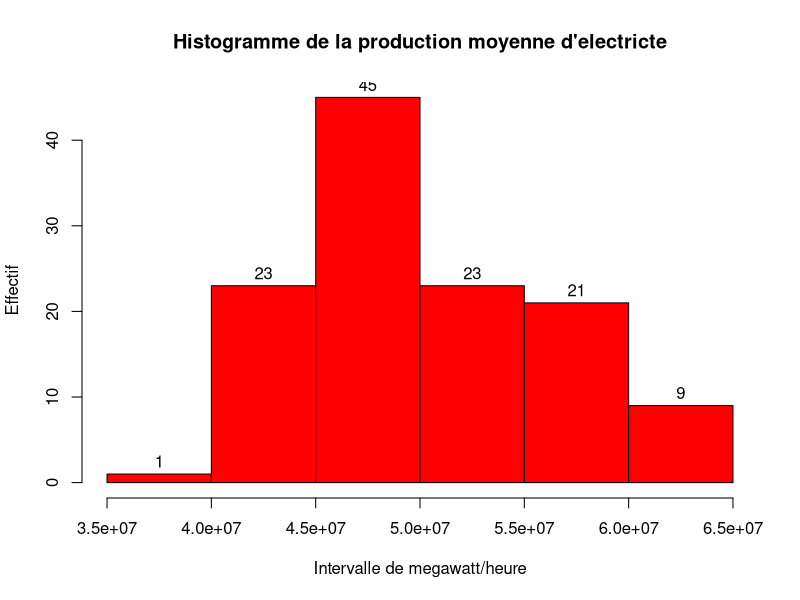
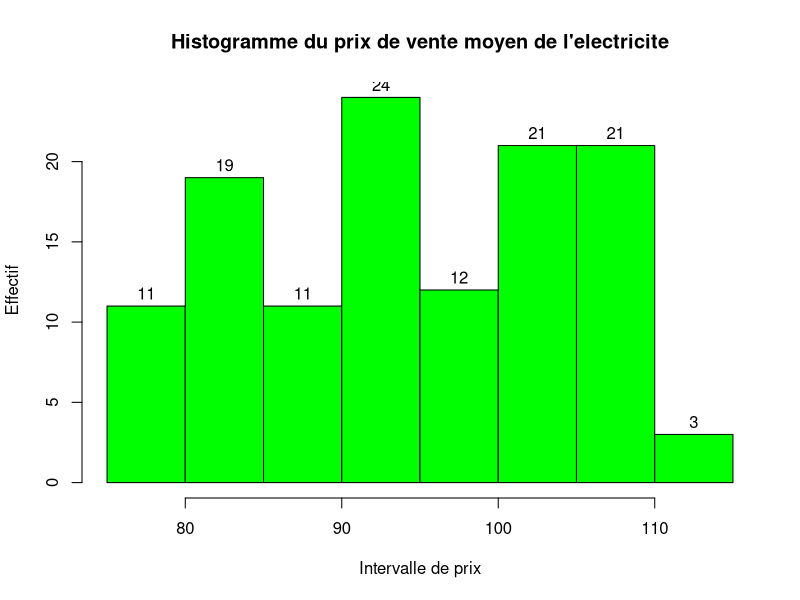
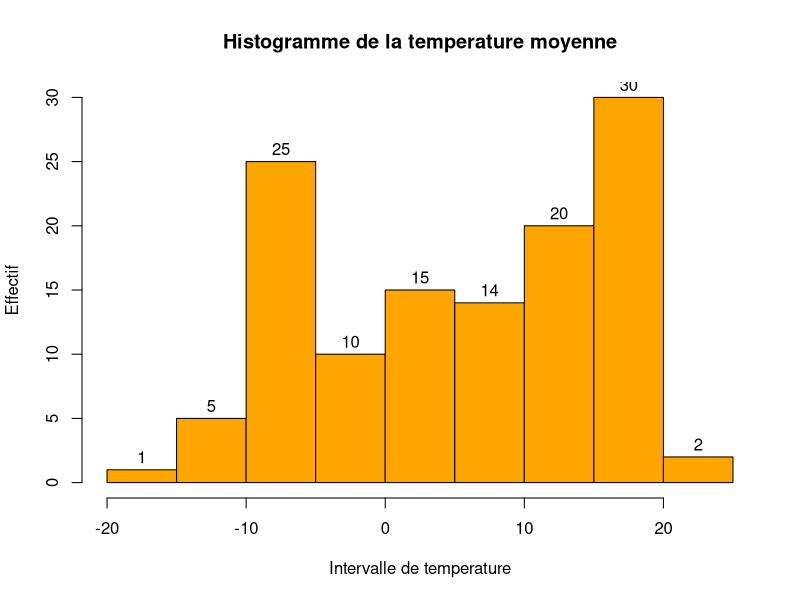
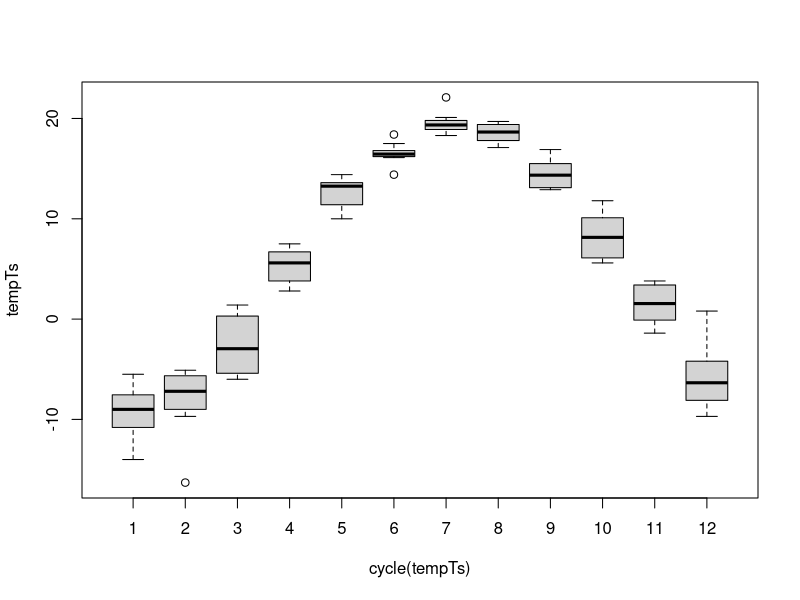
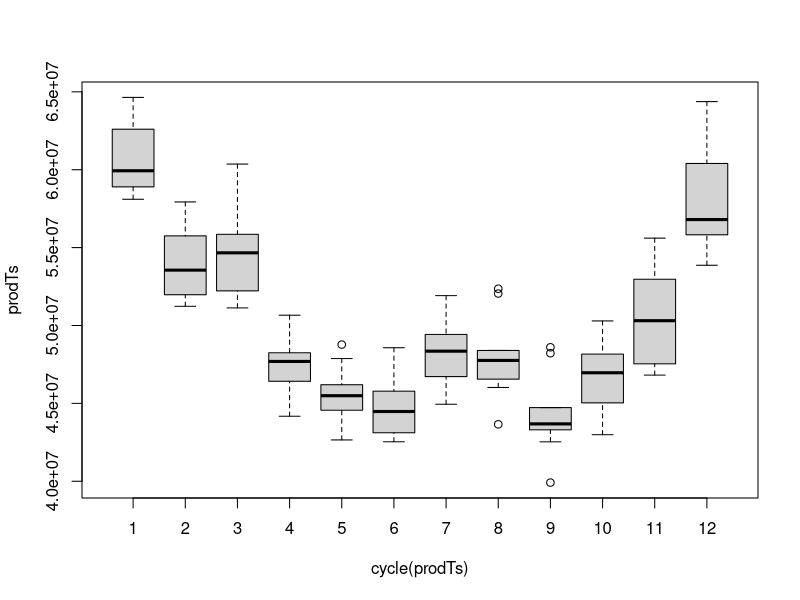
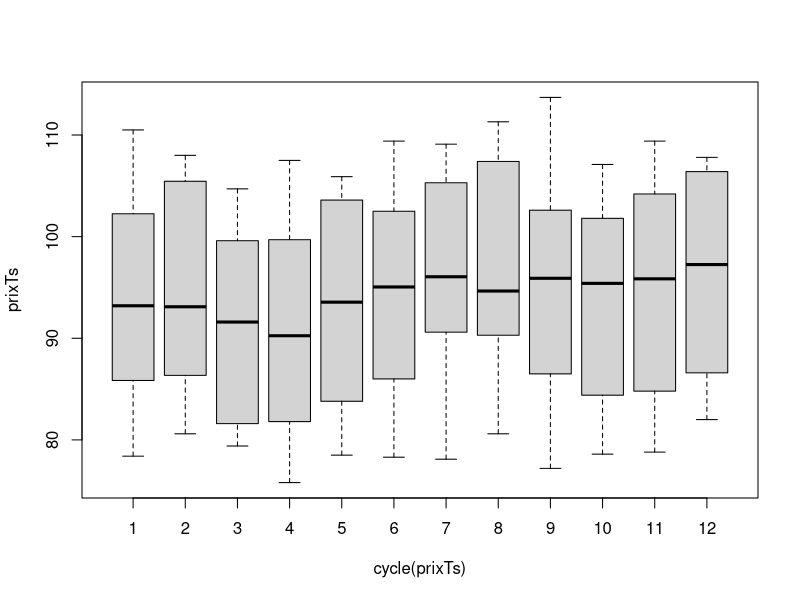
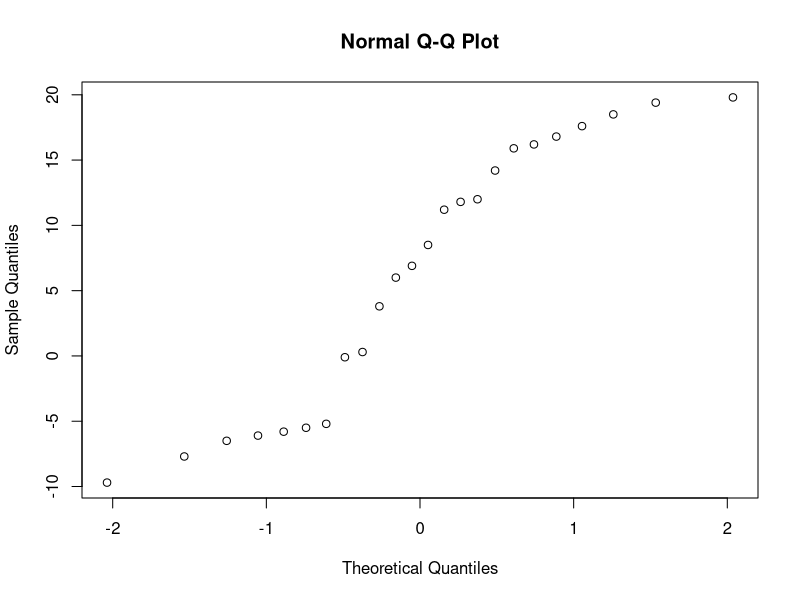
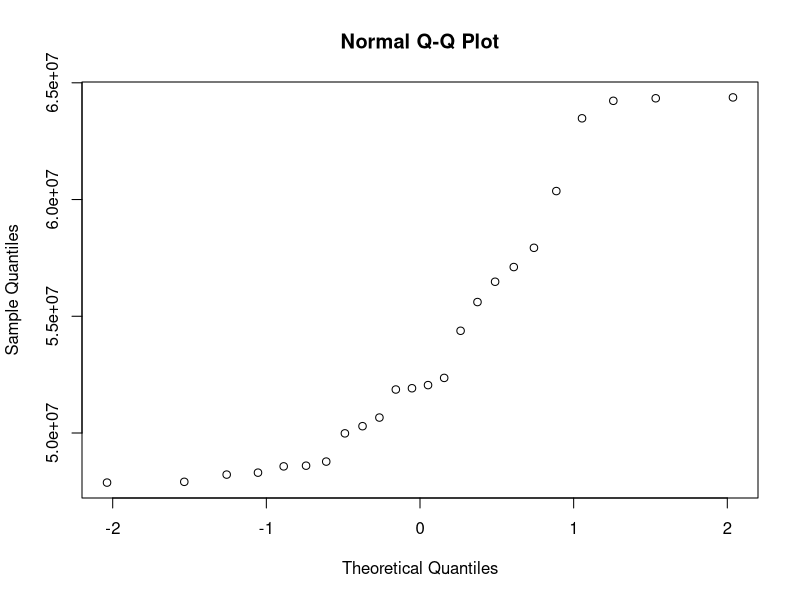

These charts were generated, in order, by the following R code: (Note: this script raises an error after producing the figures.)
library(lubridate)
setwd(dir="C:\\Users\\marca\\Desktop\\MH2302D")


donneesTot <- read.csv("BonnesDonnes.csv")

#colnames(donnees) <- c('id','date','prod','temp','prix')

donneesTot$date<-as.Date(donneesTot$date)

donneesTot$annee <- as.factor(year(donneesTot$date))

#Preparation des donnees sous formes de Time series pour analyse de la cyclicique et de l'auto correlation
tempTs <- ts(donneesTot$temp, start = c(2008, 1), end=c(2018, 2), frequency = 12)
prodTs <- ts(donneesTot$prod, start = c(2008, 1), end=c(2018, 2), frequency = 12)
prixTs <- ts(donneesTot$prix, start = c(2008, 1), end=c(2018, 2), frequency = 12)

#Selection des annees a observer
donnees <- donneesTot[which(donneesTot$annee == 2016 |donneesTot$annee == 2017),]





############################ Histogramme des variables #########################
#Aka distribution des donnees

#histogramme de la quantite d'electricite
hist( donneesTot$prod,col="red",main="Histogramme de la production moyenne d'electricte",
      xlab="Intervalle de megawatt/heure",ylab="Effectif", labels = T)

#Histogramme du prix de l'electricite
hist( donneesTot$prix,col="green",main="Histogramme du prix de vente moyen de l'electricite",
      xlab="Intervalle de prix",ylab="Effectif", labels = T)

#Histogramme de la temperature
hist( donneesTot$temp,col="orange",main="Histogramme de la temperature moyenne",
      xlab="Intervalle de temperature",ylab="Effectif", labels = T)






#Illustration du cycle de la temperature et de la production d'electricite

boxplot(tempTs~cycle(tempTs))

boxplot(prodTs~cycle(prodTs))

boxplot(prixTs~cycle(prixTs))





##### Tests de normalite

#Test normalite temperature
shapiro.test(donnees$temp)
qqnorm(donnees$temp)
#Test normalite Production
shapiro.test(donnees$prod)
qqnorm(donnees$prod)
#test Normalite prix
shapiro.test(donnees$prix)
qqnorm(donnees$prix)

# Temperature et production ne suivent pas une loi normale, le prix peut etre


#variance et moyenne
#temp
var(donnees$temp)
mean(donnees$temp)

#prod
var(donnees$prod)
mean(donnees$prod)

#prix
var(donnees$prix)
mean(donnees$prix)


#Analyse en time series :
#Temperature :

#TestDickers
lambda <- BoxCox.lambda(tempTs)
plot.ts(BoxCox(tempTs, lambda = lambda))
T_tempTs <- BoxCox(tempTs, lambda = lambda)
T_tempTs_d <- diff(T_tempTs)

adf.test(T_tempTs_d, alternative="stationary", k=0)

acf(T_tempTs_d)

pacf(T_tempTs_d)

#Construction du modele ARIMA
fit <- arima(prodTs, c(0, 0, 0),seasonal = list(order = c(4, 0, 0), period = 12) )
fit
plot(forecast(fit,h=120))


#Production

#TestDickers
lambda <- BoxCox.lambda(prodTs)
plot.ts(BoxCox(prodTs, lambda = lambda))
T_prodTs <- BoxCox(prodTs, lambda = lambda)
T_prodTs_d <- diff(T_prodTs)

adf.test(T_prodTs_d, alternative="stationary", k=0)

acf(T_prodTs_d)

pacf(T_prodTs_d)

#Construction du modele ARIMA
fit <- arima(T_prodTs, c(0, 1, 1),seasonal = list(order = c(0, 1, 1), period = 12) )
fit
plot(forecast(fit,h=120))


########Generation des relations et regression polynomiale

# Temp et prod

str(donnees)
ggplot(donnees, aes(x = temp, y = prod))+geom_point()+geom_smooth()

model <- lm(donnees$prod ~ poly(donnees$temp,3))

plot(model)
summary(model)

head(donnees,12)

# Prix et temp
ggplot(donnees, aes(x = temp, y = prix))+geom_point()+geom_smooth()
# Ne donne rien

#Polynomiale
modelTempPrix <- lm(donnees$prix ~ poly(donnees$temp,3))
summary(modelTempPrix)

#On voit ici que ca marche pas tant

#Generation d'un modele time series pour temp et prod :






